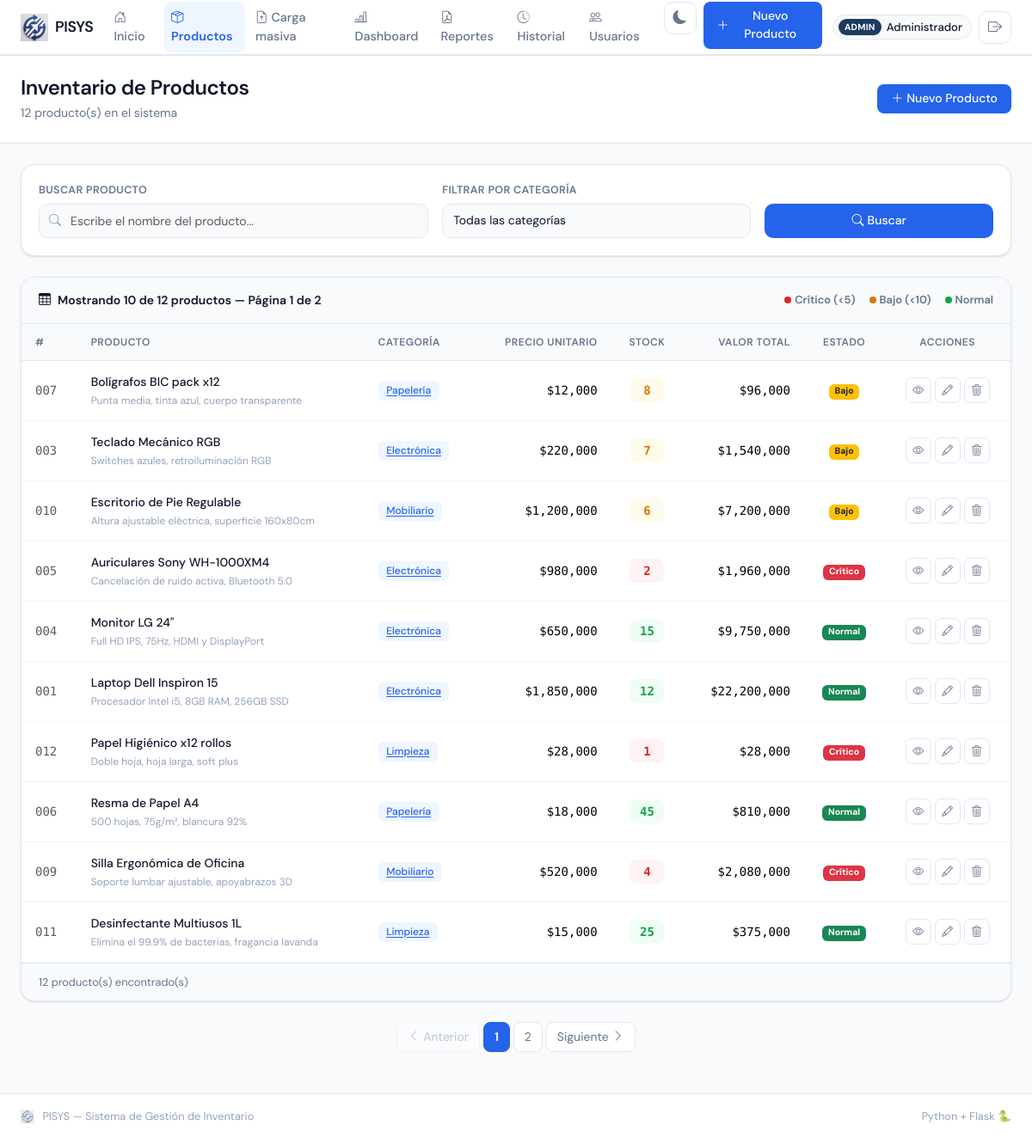
/productos (signed in), run on the app's committed database.
### app.py (models this page shows, shortened)
class Usuario(UserMixin, db.Model):
    __tablename__ = 'usuario'
    id             = db.Column(db.Integer, primary_key=True)
    nombre         = db.Column(db.String(80), nullable=False)
    email          = db.Column(db.String(120), unique=True, nullable=False)
    password_hash  = db.Column(db.String(256), nullable=False)
    rol            = db.Column(db.String(20), nullable=False, default='operador')
    activo         = db.Column(db.Boolean, default=True)
    fecha_creacion = db.Column(db.DateTime, default=datetime.utcnow)
    def tiene_rol(self, *roles):
        return self.rol in roles

class Producto(db.Model):
    __tablename__ = 'producto'
    id             = db.Column(db.Integer, primary_key=True)
    nombre         = db.Column(db.String(100), nullable=False)
    descripcion    = db.Column(db.Text, nullable=True)
    precio         = db.Column(db.Float, nullable=False, default=0.0)
    cantidad       = db.Column(db.Integer, nullable=False, default=0)
    categoria      = db.Column(db.String(50), nullable=True, default='General')
    fecha_creacion = db.Column(db.DateTime, default=datetime.utcnow)
    def estado_stock(self):
        if self.cantidad < 5:  return 'critico'
        if self.cantidad < 10: return 'bajo'
        return 'normal'
    def valor_total(self):
        return self.precio * self.cantidad

### app.py (the view)
@app.route('/productos')
@login_required
def lista_productos():
    buscar    = request.args.get('buscar', '').strip()
    categoria = request.args.get('categoria', '')
    pagina    = request.args.get('pagina', 1, type=int)
    consulta = Producto.query
    if buscar:
        consulta = consulta.filter(Producto.nombre.ilike(f'%{buscar}%'))
    if categoria:
        consulta = consulta.filter(Producto.categoria == categoria)
    productos  = consulta.order_by(Producto.fecha_creacion.desc()) \
                         .paginate(page=pagina, per_page=10, error_out=False)
    categorias = [c[0] for c in db.session.query(Producto.categoria)
                                          .distinct().order_by(Producto.categoria).all() if c[0]]
    return render_template('productos.html',
                           productos=productos, categorias=categorias,
                           buscar=buscar, categoria_activa=categoria)

### app.py (called while the page is built)
@login_manager.user_loader
def cargar_usuario(user_id):
    return Usuario.query.get(int(user_id))

### templates/productos.html (shortened to what this page needs)
{% extends "base.html" %}
{% block contenido %}
<div class="page-header">
    <div class="container-fluid px-4">
        <div class="row align-items-center">
            <div class="col">
                <h1 class="page-title">Inventario de Productos</h1>
                <p class="page-subtitle">
                    {{ productos.total }} producto(s) en el sistema
                </p>
            </div>
            <div class="col-auto">
                <a href="{{ url_for('nuevo_producto') }}" class="btn btn-agregar">
                    <i class="bi bi-plus-lg me-1"></i>Nuevo Producto
                </a>
            </div>
        </div>
    </div>
</div>
<div class="container-fluid px-4 mt-4 mb-5">
    <form method="GET" action="{{ url_for('lista_productos') }}" class="filtros-form mb-4">
        <div class="row g-3 align-items-end">
            <div class="col-12 col-md-5">
                <label class="form-label-custom">Buscar producto</label>
                <div class="input-buscar">
                    <input type="text" name="buscar" class="form-control input-custom"
                        placeholder="Escribe el nombre del producto..." value="{{ buscar }}" autocomplete="off">
                </div>
            </div>
            <div class="col-12 col-md-4">
                <label class="form-label-custom">Filtrar por categoría</label>
                <select name="categoria" class="form-select input-custom" onchange="this.form.submit()">
                    <option value="" {% if not categoria_activa %}selected{% endif %}>
                        Todas las categorías
                    </option>
                </select>
            </div>
            <div class="col-12 col-md-3">
                <button type="submit" class="btn btn-buscar w-100">
                    <i class="bi bi-search me-1"></i>Buscar
                </button>
            </div>
        </div>
    </form>
    {% if productos.items %}
    <div class="tabla-container">
        <div class="tabla-header">
            <div class="d-flex gap-2 align-items-center">
                <i class="bi bi-table"></i>
                <span>
                    Mostrando {{ productos.items | length }} de {{ productos.total }} productos
                    — Página {{ productos.page }} de {{ productos.pages }}
                </span>
            </div>
            <div class="d-flex gap-3 align-items-center" style="font-size: 0.8rem; color: var(--texto-secundario);">
                <span class="d-flex align-items-center gap-1"><span class="dot-critico"></span> Crítico (&lt;5)</span>
                <span class="d-flex align-items-center gap-1"><span class="dot-bajo"></span> Bajo (&lt;10)</span>
                <span class="d-flex align-items-center gap-1"><span class="dot-normal"></span> Normal</span>
            </div>
        </div>
        <div class="table-responsive">
            <table class="table tabla-productos mb-0">
                <thead>
                    <tr>
                        <th>#</th>
                        <th>Producto</th>
                        <th>Categoría</th>
                        <th class="text-end">Precio unitario</th>
                        <th class="text-center">Stock</th>
                        <th class="text-end">Valor total</th>
                        <th class="text-center">Estado</th>
                        <th class="text-center">Acciones</th>
                    </tr>
                </thead>
                <tbody>
                    {% for producto in productos.items %}
                    <tr class="fila-producto fila-{{ producto.estado_stock() }}">
                        <td class="text-muted id-col">{{ "%03d"|format(producto.id) }}</td>
                        <td>
                            <div class="producto-nombre">{{ producto.nombre }}</div>
                            {% if producto.descripcion %}
                            <div class="producto-desc">
                                {{ producto.descripcion[:55] }}{% if producto.descripcion|length > 55 %}...{% endif %}
                            </div>
                            {% endif %}
                        </td>
                        <td>
                            <a href="{{ url_for('lista_productos', categoria=producto.categoria) }}"
                                class="badge-categoria">{{ producto.categoria }}</a>
                        </td>
                        <td class="text-end mono-font">${{ "{:,.0f}".format(producto.precio) }}</td>
                        <td class="text-center">
                            <span class="cantidad-badge cantidad-{{ producto.estado_stock() }}">
                                {{ producto.cantidad }}
                            </span>
                        </td>
                        <td class="text-end mono-font">${{ "{:,.0f}".format(producto.valor_total()) }}</td>
                        <td class="text-center">
                            {% if producto.estado_stock() == 'critico' %}
                            <span class="badge bg-danger">Crítico</span>
                            {% elif producto.estado_stock() == 'bajo' %}
                            <span class="badge bg-warning text-dark">Bajo</span>
                            {% else %}
                            <span class="badge bg-success">Normal</span>
                            {% endif %}
                        </td>
                        <td class="text-center">
                            <div class="d-flex gap-1 justify-content-center">
                                <a href="{{ url_for('detalle_producto', id=producto.id) }}" class="btn-accion btn-ver"
                                    title="Ver detalle">
                                    <i class="bi bi-eye"></i>
                                </a>
                                <a href="{{ url_for('editar_producto', id=producto.id) }}" class="btn-accion btn-editar"
                                    title="Editar producto">
                                    <i class="bi bi-pencil"></i>
                                </a>
                                <button class="btn-accion btn-eliminar" title="Eliminar producto"
                                    onclick="confirmarEliminarLista({{ producto.id }}, '{{ producto.nombre }}')">
                                    <i class="bi bi-trash3"></i>
                                </button>
                            </div>
                        </td>
                    </tr>
                    {% endfor %}
                </tbody>
            </table>
        </div>
        <div class="tabla-footer">
            <span>{{ productos.total }} producto(s) encontrado(s)</span>
        </div>
    </div>
    {% if productos.pages > 1 %}
    <nav class="mt-4">
        <ul class="pagination-custom">
            <li>
                {% if productos.has_prev %}
                <a href="{{ url_for('lista_productos', pagina=productos.prev_num, buscar=buscar, categoria=categoria_activa) }}"
                    class="btn-pagina"><i class="bi bi-chevron-left"></i> Anterior</a>
                {% else %}
                <span class="btn-pagina disabled"><i class="bi bi-chevron-left"></i> Anterior</span>
                {% endif %}
            </li>
            {% for num_pagina in productos.iter_pages(left_edge=1, right_edge=1, left_current=2, right_current=2) %}
            {% if num_pagina %}
            <li>
                <a href="{{ url_for('lista_productos', pagina=num_pagina, buscar=buscar, categoria=categoria_activa) }}"
                    class="btn-pagina {% if num_pagina == productos.page %}btn-pagina-activa{% endif %}">
                    {{ num_pagina }}
                </a>
            </li>
            {% else %}
            <li><span class="btn-pagina disabled">…</span></li>
            {% endif %}
            {% endfor %}
            <li>
                {% if productos.has_next %}
                <a href="{{ url_for('lista_productos', pagina=productos.next_num, buscar=buscar, categoria=categoria_activa) }}"
                    class="btn-pagina">Siguiente <i class="bi bi-chevron-right"></i></a>
                {% else %}
                <span class="btn-pagina disabled">Siguiente <i class="bi bi-chevron-right"></i></span>
                {% endif %}
            </li>
        </ul>
    </nav>
    {% endif %}
    {% endif %}
</div>
{% endblock %}

### templates/base.html (shortened to what this page needs)
<!DOCTYPE html>
<html lang="es">
<head>
    <link href="https://cdn.jsdelivr.net/npm/bootstrap@5.3.3/dist/css/bootstrap.min.css" rel="stylesheet">
    <link href="https://cdn.jsdelivr.net/npm/bootstrap-icons@1.11.3/font/bootstrap-icons.min.css" rel="stylesheet">
    <link href="{{ url_for('static', filename='css/estilos.css') }}" rel="stylesheet">
</head>
<body>
<nav class="navbar navbar-expand-lg sticky-top" id="navbar-principal">
    <div class="container-fluid px-4">
        <a class="navbar-brand d-flex align-items-center gap-2" href="{{ url_for('inicio') }}">
            <img src="{{ url_for('static', filename='images/logo.png') }}"
                 alt="PISYS" class="brand-logo">
            <span class="brand-text">PISYS</span>
        </a>
        <div class="collapse navbar-collapse" id="navbarMenu">
            <ul class="navbar-nav ms-auto gap-1">
                <li class="nav-item">
                    <a class="nav-link {% if request.endpoint == 'inicio' %}active{% endif %}"
                       href="{{ url_for('inicio') }}">
                        <i class="bi bi-house-door me-1"></i>Inicio
                    </a>
                </li>
                <li class="nav-item">
                    <a class="nav-link {% if request.endpoint == 'lista_productos' %}active{% endif %}"
                       href="{{ url_for('lista_productos') }}">
                        <i class="bi bi-box-seam me-1"></i>Productos
                    </a>
                </li>
                {% if current_user.is_authenticated and current_user.tiene_rol('admin') %}
                <li class="nav-item">
                    <a class="nav-link {% if request.endpoint == 'carga_masiva' %}active{% endif %}"
                       href="{{ url_for('carga_masiva') }}">
                        <i class="bi bi-file-earmark-arrow-up me-1"></i>Carga masiva
                    </a>
                </li>
                {% endif %}
                {% if current_user.is_authenticated and current_user.tiene_rol('admin', 'auditor') %}
                <li class="nav-item">
                    <a class="nav-link {% if request.endpoint == 'dashboard' %}active{% endif %}"
                       href="{{ url_for('dashboard') }}">
                        <i class="bi bi-bar-chart-line me-1"></i>Dashboard
                    </a>
                </li>
                <li class="nav-item">
                    <a class="nav-link {% if request.endpoint == 'reportes' %}active{% endif %}"
                       href="{{ url_for('reportes') }}">
                        <i class="bi bi-file-earmark-pdf me-1"></i>Reportes
                    </a>
                </li>
                {% endif %}
                <li class="nav-item">
                    <a class="nav-link {% if request.endpoint == 'historial' %}active{% endif %}"
                       href="{{ url_for('historial') }}">
                        <i class="bi bi-clock-history me-1"></i>Historial
                    </a>
                </li>
                {% if current_user.is_authenticated and current_user.tiene_rol('admin') %}
                <li class="nav-item">
                    <a class="nav-link {% if request.endpoint == 'lista_usuarios' %}active{% endif %}"
                       href="{{ url_for('lista_usuarios') }}">
                        <i class="bi bi-people me-1"></i>Usuarios
                    </a>
                </li>
                {% endif %}
                <li class="nav-item ms-2">
                    <button class="btn-tema" id="btn-tema" title="Cambiar tema"
                            onclick="toggleTema()">
                        <i class="bi bi-moon-fill" id="icono-tema"></i>
                    </button>
                </li>
                {% if current_user.is_authenticated and current_user.tiene_rol('admin') %}
                <li class="nav-item ms-1">
                    <a class="btn btn-agregar" href="{{ url_for('nuevo_producto') }}">
                        <i class="bi bi-plus-lg me-1"></i>Nuevo Producto
                    </a>
                </li>
                {% endif %}
                {% if current_user.is_authenticated %}
                <li class="nav-item ms-2 d-flex align-items-center gap-2">
                    <div class="usuario-pill">
                        <span class="usuario-rol-badge rol-{{ current_user.rol }}">
                            {{ current_user.rol }}
                        </span>
                        <span class="usuario-nombre">{{ current_user.nombre.split()[0] }}</span>
                    </div>
                    <a href="{{ url_for('logout') }}" class="btn-tema" title="Cerrar sesión">
                        <i class="bi bi-box-arrow-right"></i>
                    </a>
                </li>
                {% endif %}
            </ul>
        </div>
    </div>
</nav>
<main class="main-content">
    {% block contenido %}{% endblock %}
</main>
<footer class="footer mt-auto">
    <div class="container-fluid px-4">
        <div class="d-flex justify-content-between align-items-center">
            <span class="footer-text">
                <img src="{{ url_for('static', filename='images/logo.png') }}"
                     alt="PISYS" style="height:16px; opacity:0.5; margin-right:6px;">
                PISYS — Sistema de Gestión de Inventario
            </span>
            <span class="footer-text">Python + Flask 🐍</span>
        </div>
    </div>
</footer>
</body>
</html>

### data on the page
Usuario: rol "ADMIN", nombre "Administrador"
Producto: id "007", nombre "Bolígrafos BIC pack x12", descripcion "Punta media, tinta azul, cuerpo transparente", categoria "Papelería", precio "12,000", cantidad "8", valor_total "96,000", shows "Bajo"
Producto: id "003", nombre "Teclado Mecánico RGB", descripcion "Switches azules, retroiluminación RGB", categoria "Electrónica", precio "220,000", cantidad "7", valor_total "1,540,000", shows "Bajo"
Producto: id "010", nombre "Escritorio de Pie Regulable", descripcion "Altura ajustable eléctrica, superficie 160x80cm", categoria "Mobiliario", precio "1,200,000", cantidad "6", valor_total "7,200,000", shows "Bajo"
Producto: id "005", nombre "Auriculares Sony WH-1000XM4", descripcion "Cancelación de ruido activa, Bluetooth 5.0", categoria "Electrónica", precio "980,000", cantidad "2", valor_total "1,960,000", shows "Crítico"
Producto: id "004", nombre "Monitor LG 24\"", descripcion "Full HD IPS, 75Hz, HDMI y DisplayPort", categoria "Electrónica", precio "650,000", cantidad "15", valor_total "9,750,000", shows "Normal"
Producto: id "001", nombre "Laptop Dell Inspiron 15", descripcion "Procesador Intel i5, 8GB RAM, 256GB SSD", categoria "Electrónica", precio "1,850,000", cantidad "12", valor_total "22,200,000", shows "Normal"
Producto: id "012", nombre "Papel Higiénico x12 rollos", descripcion "Doble hoja, hoja larga, soft plus", categoria "Limpieza", precio "28,000", cantidad "1", valor_total "28,000", shows "Crítico"
Producto: id "006", nombre "Resma de Papel A4", descripcion "500 hojas, 75g/m², blancura 92%", categoria "Papelería", precio "18,000", cantidad "45", valor_total "810,000", shows "Normal"
Producto: id "009", nombre "Silla Ergonómica de Oficina", descripcion "Soporte lumbar ajustable, apoyabrazos 3D", categoria "Mobiliario", precio "520,000", cantidad "4", valor_total "2,080,000", shows "Crítico"
Producto: id "011", nombre "Desinfectante Multiusos 1L", descripcion "Elimina el 99.9% de bacterias, fragancia lavanda", categoria "Limpieza", precio "15,000", cantidad "25", valor_total "375,000", shows "Normal"

### other printed values
{{ productos.total }} "12"
{{ productos.items | length }} "10"
{{ productos.page }} "1"
{{ productos.pages }} "2"
{{ num_pagina }} "1" "2"
